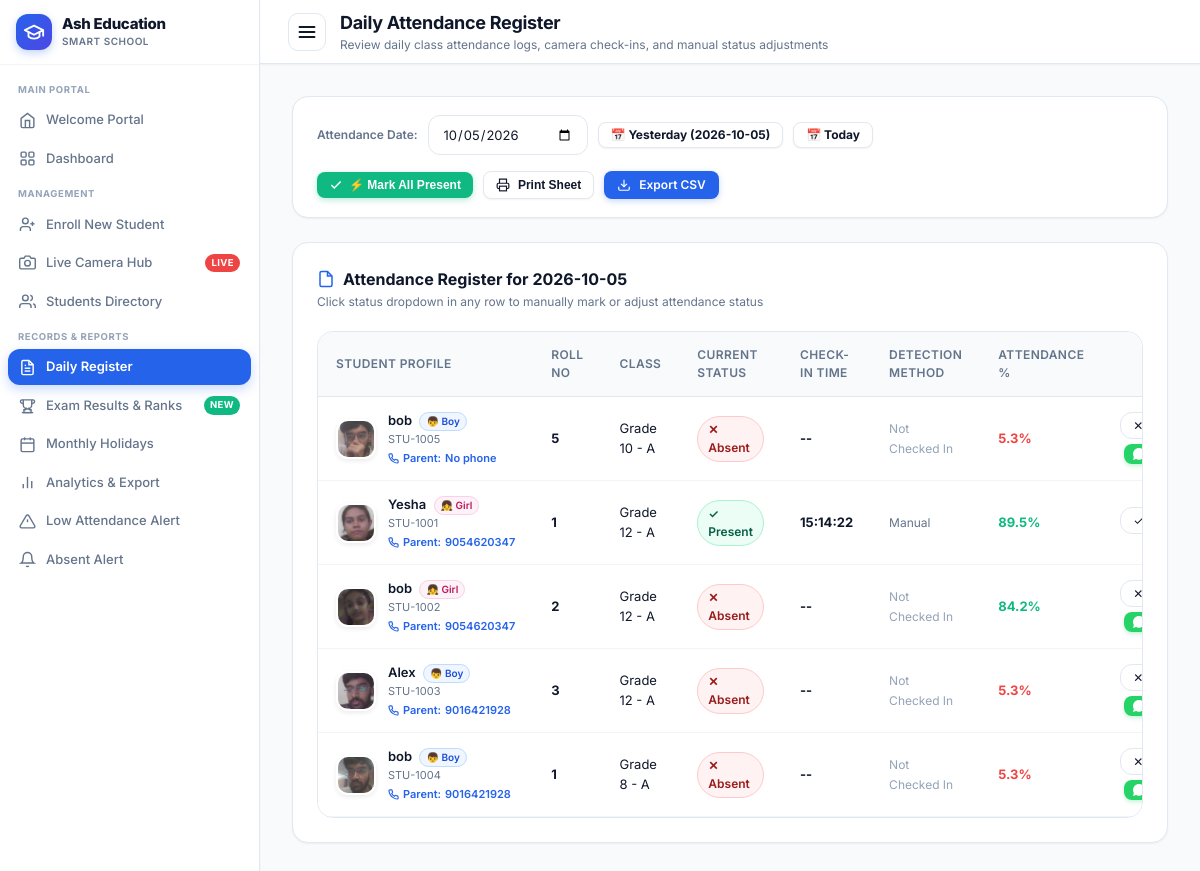
The app's page /logs?date=2026-10-05&grade=All with its own data.
### tables this page shows
CREATE TABLE students (
        id INTEGER PRIMARY KEY AUTOINCREMENT,
        student_id TEXT UNIQUE NOT NULL,
        full_name TEXT NOT NULL,
        grade TEXT NOT NULL,
        section TEXT NOT NULL,
        roll_no TEXT NOT NULL,
        gender TEXT DEFAULT 'Other',
        guardian_name TEXT,
        guardian_phone TEXT,
        photo_path TEXT,
        status TEXT DEFAULT 'Active',
        created_at TIMESTAMP DEFAULT CURRENT_TIMESTAMP
    , parent_phone TEXT, category TEXT DEFAULT 'General', dob TEXT DEFAULT '');

CREATE TABLE attendance (
        id INTEGER PRIMARY KEY AUTOINCREMENT,
        student_id TEXT NOT NULL,
        date TEXT NOT NULL,
        time TEXT NOT NULL,
        status TEXT NOT NULL DEFAULT 'Present',
        method TEXT NOT NULL DEFAULT 'Camera-OpenCV',
        confidence REAL DEFAULT 0.0,
        notes TEXT,
        created_at TIMESTAMP DEFAULT CURRENT_TIMESTAMP,
        UNIQUE(student_id, date),
        FOREIGN KEY (student_id) REFERENCES students (student_id) ON DELETE CASCADE
    );

### backend/app.py (the view)
@app.route('/logs')
def attendance_logs():
    target_date = request.args.get('date', date.today().isoformat())
    grade = request.args.get('grade', session.get('selected_grade', 'All'))
    session['selected_grade'] = grade
    records = get_today_attendance(target_date)
    if grade and grade != 'All':
        records = [r for r in records if r['grade'] == grade]
    absent_count = sum(1 for r in records if r['attendance_status'] != 'Present')
    sent_student_ids = get_sent_whatsapp_student_ids(target_date)
    for r in records:
        r['whatsapp_sent'] = (r['student_id'] in sent_student_ids)
    today_str = date.today().isoformat()
    yesterday_str = (date.today() - timedelta(days=1)).isoformat()
    return render_template(
        'logs.html',
        records=records,
        selected_date=target_date,
        selected_grade=grade,
        absent_count=absent_count,
        today_date=today_str,
        yesterday_date=yesterday_str
    )

### backend/app.py (called while the page is built)
@app.context_processor
def inject_global_grade():
    active_grade = session.get('selected_grade', 'All')
    all_students = get_all_students()
    all_grades = sorted(list(set(s['grade'] for s in all_students if s.get('grade'))))
    return {
        'active_grade': active_grade,
        'all_campus_grades': all_grades
    }

### backend/database.py (called while the page is built)
def get_db_connection():
    conn = sqlite3.connect(DB_PATH)
    conn.execute("PRAGMA foreign_keys = ON")
    conn.row_factory = sqlite3.Row
    return conn

def get_sent_whatsapp_student_ids(sent_date):
    conn = get_db_connection()
    cursor = conn.cursor()
    cursor.execute('SELECT DISTINCT student_id FROM whatsapp_logs WHERE sent_date = ?', (sent_date,))
    rows = cursor.fetchall()
    conn.close()
    return set(r['student_id'] for r in rows)

### frontend/templates/logs.html (shortened to what this page needs)
{% extends "base.html" %}
{% block page_heading %}Daily Attendance Register{% endblock %}
{% block page_subheading %}Review daily class attendance logs, camera check-ins, and manual status adjustments{%
endblock %}
{% block content %}
<div class="card" style="margin-bottom:24px; padding:18px 24px;">
  <form method="GET" action="{{ url_for('attendance_logs') }}"
    style="display:flex; justify-content:space-between; align-items:center; flex-wrap:wrap; gap:16px;">
    <div style="display:flex; align-items:center; gap:10px; flex-wrap:wrap;">
      <label for="log-date" style="font-size:12px; font-weight:600; color:var(--text-muted);">Attendance Date:</label>
      <input type="date" id="log-date" name="date" class="form-control" value="{{ selected_date }}" style="width:160px;"
        onchange="this.form.submit()">
      <a href="{{ url_for('attendance_logs', date=yesterday_date, grade=selected_grade) }}"
         class="btn btn-secondary btn-sm {% if selected_date == yesterday_date %}btn-date-active{% endif %}"
         style="padding:5px 12px; font-size:12px; font-weight:700; text-decoration:none;"
         title="Jump to Yesterday's Attendance ({{ yesterday_date }})">
        📅 Yesterday ({{ yesterday_date }})
      </a>
      <a href="{{ url_for('attendance_logs', date=today_date, grade=selected_grade) }}"
         class="btn btn-secondary btn-sm {% if selected_date == today_date %}btn-date-active{% endif %}"
         style="padding:5px 12px; font-size:12px; font-weight:700; text-decoration:none;"
         title="Jump to Today's Attendance ({{ today_date }})">
        📅 Today
      </a>
    </div>
    <div style="display:flex; gap:10px; align-items:center; flex-wrap:wrap;">
      <button type="button" class="btn btn-sm" onclick="markAllPresent('{{ selected_date }}')"
              style="background:#10b981; color:white; border:none; font-weight:700; display:inline-flex; align-items:center; gap:6px; box-shadow:0 2px 6px rgba(16,185,129,0.3); cursor:pointer;"
              title="Quickly fill attendance by marking all active students as Present for {{ selected_date }}">
        <svg width="14" height="14" viewBox="0 0 24 24" fill="none" stroke="currentColor" stroke-width="2.5">
          <polyline points="20 6 9 17 4 12"></polyline>
        </svg>
        <span>⚡ Mark All Present</span>
      </button>
      <button type="button" class="btn btn-secondary btn-sm" onclick="window.print()">
        <svg width="14" height="14" viewBox="0 0 24 24" fill="none" stroke="currentColor" stroke-width="2">
          <polyline points="6 9 6 2 18 2 18 9"></polyline>
          <path d="M6 18H4a2 2 0 0 1-2-2v-5a2 2 0 0 1 2-2h16a2 2 0 0 1 2 2v5a2 2 0 0 1-2 2h-2"></path>
          <rect x="6" y="14" width="12" height="8"></rect>
        </svg>
        <span>Print Sheet</span>
      </button>
      <a href="{{ url_for('export_csv', start_date=selected_date, end_date=selected_date, grade=selected_grade) }}"
        class="btn btn-primary btn-sm">
        <svg width="14" height="14" viewBox="0 0 24 24" fill="none" stroke="currentColor" stroke-width="2">
          <path d="M21 15v4a2 2 0 0 1-2 2H5a2 2 0 0 1-2-2v-4"></path>
          <polyline points="7 10 12 15 17 10"></polyline>
          <line x1="12" y1="15" x2="12" y2="3"></line>
        </svg>
        <span>Export CSV</span>
      </a>
    </div>
  </form>
</div>
<div class="card">
  <div class="card-header">
    <div>
      <div class="card-title">
        <svg width="18" height="18" viewBox="0 0 24 24" fill="none" stroke="currentColor" stroke-width="2"
          style="color:var(--primary);">
          <path d="M14 2H6a2 2 0 0 0-2 2v16a2 2 0 0 0 2 2h12a2 2 0 0 0 2-2V8z"></path>
          <polyline points="14 2 14 8 20 8"></polyline>
        </svg>
        Attendance Register for {{ selected_date }}
      </div>
      <div class="card-subtitle">Click status dropdown in any row to manually mark or adjust attendance status</div>
    </div>
  </div>
  {% if records and records|length > 0 %}
  <div class="table-responsive">
    <table class="custom-table">
      <thead>
        <tr>
          <th>Student Profile</th>
          <th>Roll No</th>
          <th>Class</th>
          <th>Current Status</th>
          <th>Check-in Time</th>
          <th>Detection Method</th>
          <th>Attendance %</th>
          <th style="text-align:right;">Quick Status Override</th>
        </tr>
      </thead>
      <tbody>
        {% for r in records %}
        <tr id="row-{{ r.student_id }}">
          <td>
            <div class="student-cell">
              <img src="{{ r.photo_path or url_for('static', filename='img/avatar_default.png') }}"
                class="student-avatar" alt="{{ r.full_name }}"
                onerror="this.src='https://ui-avatars.com/api/?name={{ r.full_name }}&background=E0E7FF&color=4338CA'">
              <div class="student-meta">
                <div class="name" id="name-{{ r.student_id }}">
                  {{ r.full_name }}
                  {% if r.gender and r.gender|lower in ['male', 'boy', 'm'] %}
                    <span class="gender-tag-pill boy" style="font-size:10px; padding:1px 6px; margin-left:4px;">👦 Boy</span>
                  {% elif r.gender and r.gender|lower in ['female', 'girl', 'f'] %}
                    <span class="gender-tag-pill girl" style="font-size:10px; padding:1px 6px; margin-left:4px;">👧 Girl</span>
                  {% endif %}
                </div>
                <div class="sub">{{ r.student_id }}</div>
                <div
                  style="font-size:11px; color:#2563eb; font-weight:600; margin-top:2px; display:flex; align-items:center; gap:4px;">
                  <span>Parent:</span> <span id="phone-{{ r.student_id }}">{{ r.parent_phone or r.guardian_phone or 'No
                    phone' }}</span>
                </div>
              </div>
            </div>
          </td>
          <td><strong id="roll-{{ r.student_id }}">{{ r.roll_no }}</strong></td>
          <td><span id="class-{{ r.student_id }}">{{ r.grade }} - {{ r.section }}</span></td>
          <td id="status-cell-{{ r.student_id }}">
            {% if r.attendance_status == 'Present' %}
            <span class="badge badge-present">✓ Present</span>
            {% else %}
            <span class="badge badge-absent">✕ Absent</span>
            {% endif %}
          </td>
          <td id="time-cell-{{ r.student_id }}">
            <strong>{{ r.time or '--' }}</strong>
          </td>
          <td id="method-cell-{{ r.student_id }}">
            {% if r.method == 'Camera-OpenCV' %}
            <span
              style="display:inline-flex; align-items:center; gap:4px; font-size:12px; color:var(--primary); font-weight:600;">
              <svg width="14" height="14" viewBox="0 0 24 24" fill="none" stroke="currentColor" stroke-width="2">
                <path d="M23 19a2 2 0 0 1-2 2H3a2 2 0 0 1-2-2V8a2 2 0 0 1 2-2h4l2-3h6l2 3h4a2 2 0 0 1 2 2z"></path>
                <circle cx="12" cy="13" r="4"></circle>
              </svg>
              Face AI Scan
            </span>
            {% elif r.method %}
            <span style="font-size:12px; color:var(--text-muted);">{{ r.method }}</span>
            {% else %}
            <span style="color:var(--text-light); font-size:12px;">Not Checked In</span>
            {% endif %}
          </td>
          <td>
            <span class="attendance-rate {% if (r.attendance_percentage or 0) >= 75 %}rate-high{% elif (r.attendance_percentage or 0) >= 50 %}rate-mid{% else %}rate-low{% endif %}">
              {{ r.attendance_percentage or 0.0 }}%
            </span>
          </td>
          <td style="text-align:right;">
            <div style="display:inline-flex; flex-direction:column; align-items:flex-end; gap:5px;">
              <select class="form-control" style="width:130px; font-size:12px; padding:4px 8px;"
                onchange="updateStatus('{{ r.student_id }}', this.value, '{{ selected_date }}')">
                <option value="Present" {% if r.attendance_status == 'Present' %}selected{% endif %}>✓ Present</option>
                <option value="Absent" {% if r.attendance_status != 'Present' %}selected{% endif %}>✕ Absent</option>
              </select>
              <div id="wa-btn-container-{{ r.student_id }}">
                {% if r.attendance_status != 'Present' %}
                <button type="button" class="btn btn-sm btn-wa-trigger" id="btn-wa-{{ r.student_id }}"
                  data-id="{{ r.student_id }}"
                  data-name="{{ r.full_name }}"
                  data-phone="{{ r.parent_phone or r.guardian_phone or '' }}"
                  data-roll="{{ r.roll_no }}"
                  data-grade="{{ r.grade }}"
                  data-section="{{ r.section }}"
                  data-date="{{ selected_date }}"
                  onclick="triggerSingleWhatsAppFromBtn(this)"
                  style="background:#25D366; color:white; font-size:11px; font-weight:700; padding:3px 9px; border:none; border-radius:var(--radius-sm); display:inline-flex; align-items:center; gap:5px; box-shadow:0 2px 4px rgba(37,211,102,0.25); cursor:pointer;"
                  title="Send WhatsApp attendance alert to parent">
                </button>
                {% endif %}
              </div>
            </div>
          </td>
        </tr>
        {% endfor %}
      </tbody>
    </table>
  </div>
  {% else %}
  <div style="text-align:center; padding:40px; color:var(--text-muted);">
    <p>No student records enrolled for this grade.</p>
  </div>
  {% endif %}
</div>
{% endblock %}

### records on screen
students: photo_path (picture), full_name "bob", gender "👦 Boy", student_id "STU-1005", guardian_phone "No phone", roll_no "5", grade "Grade 10", section "A", shows "✕ Absent", time "--", shows "Not Checked In", attendance_percentage "5.3", student "✕ Absent"
attendance: photo_path (picture), full_name "Yesha", shows "👧 Girl", student_id "STU-1001", parent_phone "9054620347", roll_no "1", grade "Grade 12", section "A", shows "✓ Present", time "15:14:22", method "Manual", attendance_percentage "89.5", student_id "✓ Present"
students: photo_path (picture), full_name "bob", gender "👧 Girl", student_id "STU-1002", parent_phone "9054620347", roll_no "2", grade "Grade 12", section "A", shows "✕ Absent", time "--", shows "Not Checked In", attendance_percentage "84.2", student "✕ Absent"
students: photo_path (picture), full_name "Alex", gender "👦 Boy", student_id "STU-1003", parent_phone "9016421928", roll_no "3", grade "Grade 12", section "A", shows "✕ Absent", time "--", shows "Not Checked In", attendance_percentage "5.3", student "✕ Absent"
students: photo_path (picture), full_name "bob", gender "👦 Boy", student_id "STU-1004", parent_phone "9016421928", roll_no "1", grade "Grade 8", section "A", shows "✕ Absent", time "--", shows "Not Checked In", attendance_percentage "5.3", student "✕ Absent"

### other values on screen
{{ selected_date }} "2026-10-05"
